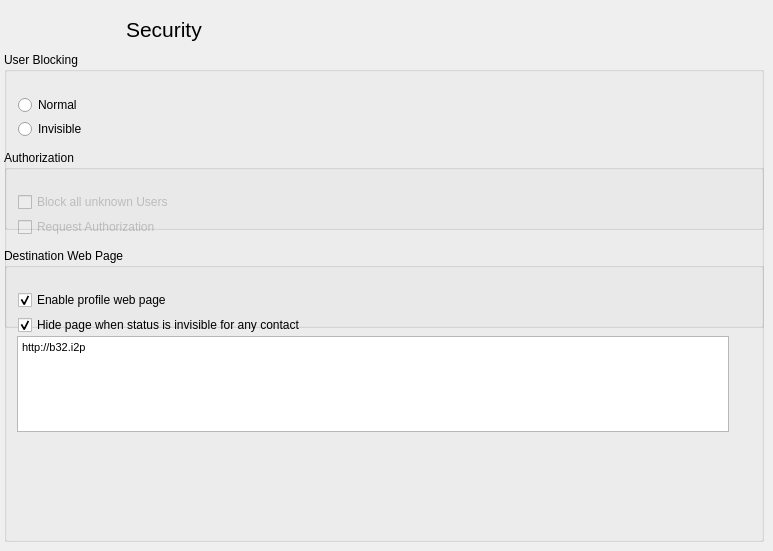
    <widget class="QWidget" name="security_Page">

     <widget class="QGroupBox" name="UserAuth">

      <property name="geometry">

       <rect>

        <x>4</x>

        <y>150</y>

<width>760</width>
<height>178</height>
       </rect>

      </property>

      <property name="minimumSize">

       <size>

<width>760</width>
<height>0</height>
       </size>

      </property>

      <property name="maximumSize">

       <size>

<width>760</width>
<height>33554430</height>
       </size>

      </property>

      <property name="title">

       <string>Authorization</string>

      </property>

      <widget class="QCheckBox" name="requestauthcheckBox">

       <property name="enabled">

        <bool>false</bool>

       </property>

       <property name="geometry">

        <rect>

         <x>14</x>

         <y>56</y>

<width>810</width>
<height>42</height>
        </rect>

       </property>

       <property name="text">

        <string>Request Authorization</string>

       </property>

      </widget>

      <widget class="QCheckBox" name="blockallcheckBox">

       <property name="enabled">

        <bool>false</bool>

       </property>

       <property name="geometry">

        <rect>

         <x>14</x>

         <y>31</y>

<width>810</width>
<height>42</height>
        </rect>

       </property>

       <property name="text">

        <string>Block all unknown Users</string>

       </property>

      </widget>

     </widget>

     <widget class="QWidget" name="layoutWidget_14">

      <property name="geometry">

       <rect>

        <x>4</x>

        <y>0</y>

<width>240</width>
<height>60</height>
       </rect>

      </property>

      <layout class="QGridLayout" name="Security">

       <property name="horizontalSpacing">

        <number>3</number>

       </property>

       <item row="0" column="0" alignment="Qt::AlignLeft|Qt::AlignVCenter">

        <widget class="QLabel" name="label_23">

         <property name="minimumSize">

          <size>

<width>56</width>
<height>56</height>
          </size>

         </property>

         <property name="maximumSize">

          <size>

<width>56</width>
<height>56</height>
          </size>

         </property>

         <property name="baseSize">

          <size>

<width>56</width>
<height>56</height>
          </size>

         </property>

         <property name="pixmap">

          <pixmap resource="resourcen.qrc">:/icons/security.svg</pixmap>

         </property>

         <property name="scaledContents">

          <bool>true</bool>

         </property>

        </widget>

       </item>

       <item row="0" column="1" alignment="Qt::AlignLeft">

        <widget class="QLabel" name="label_3">

         <property name="minimumSize">

          <size>

<width>0</width>
<height>56</height>
          </size>

         </property>

         <property name="maximumSize">

          <size>

<width>33554430</width>
<height>56</height>
          </size>

         </property>

         <property name="font">

          <font>

           <pointsize>16</pointsize>

           <weight>75</weight>

           <bold>true</bold>

          </font>

         </property>

         <property name="text">

          <string>&lt;!DOCTYPE HTML PUBLIC &quot;-//W3C//DTD HTML 4.0//EN&quot; &quot;http://www.w3.org/TR/REC-html40/strict.dtd&quot;&gt;

&lt;html&gt;&lt;head&gt;&lt;meta name=&quot;qrichtext&quot; content=&quot;1&quot; /&gt;&lt;style type=&quot;text/css&quot;&gt;

p, li { white-space: pre-wrap; }

&lt;/style&gt;&lt;/head&gt;&lt;body style=&quot; font-family:'Sans Serif'; font-size:9pt; font-weight:400; font-style:normal;&quot;&gt;

&lt;p style=&quot; margin-top:12px; margin-bottom:12px; margin-left:0px; margin-right:0px; -qt-block-indent:0; text-indent:0px; font-size:8pt;&quot;&gt;&lt;span style=&quot; font-size:16pt;&quot;&gt;Security&lt;/span&gt;&lt;/p&gt;&lt;/body&gt;&lt;/html&gt;</string>

         </property>

        </widget>

       </item>

      </layout>

     </widget>

     <widget class="QGroupBox" name="UserBlocking">

      <property name="geometry">

       <rect>

        <x>4</x>

        <y>52</y>

<width>760</width>
<height>178</height>
       </rect>

      </property>

      <property name="minimumSize">

       <size>

<width>760</width>
<height>0</height>
       </size>

      </property>

      <property name="maximumSize">

       <size>

<width>760</width>
<height>33554430</height>
       </size>

      </property>

      <property name="title">

       <string>User Blocking</string>

      </property>

      <widget class="QRadioButton" name="check_BlockNormal">

       <property name="enabled">

        <bool>true</bool>

       </property>

       <property name="geometry">

        <rect>

         <x>14</x>

         <y>32</y>

<width>138</width>
<height>42</height>
        </rect>

       </property>

       <property name="toolTip">

        <string>Contact will be informed that they have been blocked</string>

       </property>

       <property name="statusTip">

        <string/>

       </property>

       <property name="text">

        <string>Normal</string>

       </property>

       <property name="autoExclusive">

        <bool>true</bool>

       </property>

      </widget>

      <widget class="QRadioButton" name="check_BlockInvisible">

       <property name="enabled">

        <bool>true</bool>

       </property>

       <property name="geometry">

        <rect>

         <x>14</x>

         <y>56</y>

<width>150</width>
<height>42</height>
        </rect>

       </property>

       <property name="toolTip">

        <string>Contact will view your status as Offline</string>

       </property>

       <property name="statusTip">

        <string/>

       </property>

       <property name="text">

        <string>Invisible</string>

       </property>

       <property name="autoExclusive">

        <bool>true</bool>

       </property>

      </widget>

     </widget>

     <widget class="QGroupBox" name="WebPage">

      <property name="geometry">

       <rect>

        <x>4</x>

        <y>248</y>

<width>760</width>
<height>294</height>
       </rect>

      </property>

      <property name="minimumSize">

       <size>

<width>760</width>
<height>0</height>
       </size>

      </property>

      <property name="maximumSize">

       <size>

<width>760</width>
<height>33554430</height>
       </size>

      </property>

      <property name="title">

       <string>Destination Web Page</string>

      </property>

      <widget class="QCheckBox" name="WebProfileCheckbox">

       <property name="enabled">

        <bool>true</bool>

       </property>

       <property name="geometry">

        <rect>

         <x>14</x>

         <y>31</y>

<width>340</width>
<height>42</height>
        </rect>

       </property>

       <property name="text">

        <string>Enable profile web page</string>

       </property>

       <property name="checked">

        <bool>true</bool>

       </property>

      </widget>

      <widget class="QPlainTextEdit" name="b32address">

       <property name="enabled">

        <bool>true</bool>

       </property>

       <property name="geometry">

        <rect>

         <x>13</x>

         <y>88</y>

<width>712</width>
<height>96</height>
        </rect>

       </property>

       <property name="font">

        <font>

         <pointsize>8</pointsize>

        </font>

       </property>

       <property name="toolTip">

        <string>Share this address with new contacts to facilitate adding you to their contact list</string>

       </property>

       <property name="inputMethodHints">

        <set>Qt::ImhNone</set>

       </property>

       <property name="verticalScrollBarPolicy">

        <enum>Qt::ScrollBarAlwaysOff</enum>

       </property>

       <property name="lineWrapMode">

        <enum>QPlainTextEdit::NoWrap</enum>

       </property>

       <property name="readOnly">

        <bool>true</bool>

       </property>

       <property name="plainText">

        <string>http://b32.i2p</string>

       </property>

      </widget>

      <widget class="QCheckBox" name="HideWebCheckbox">

       <property name="enabled">

        <bool>true</bool>

       </property>

       <property name="geometry">

        <rect>

         <x>14</x>

         <y>56</y>

<width>650</width>
<height>42</height>
        </rect>

       </property>

       <property name="text">

        <string>Hide page when status is invisible for any contact</string>

       </property>

       <property name="checked">

        <bool>true</bool>

       </property>

      </widget>

     </widget>

    </widget>
